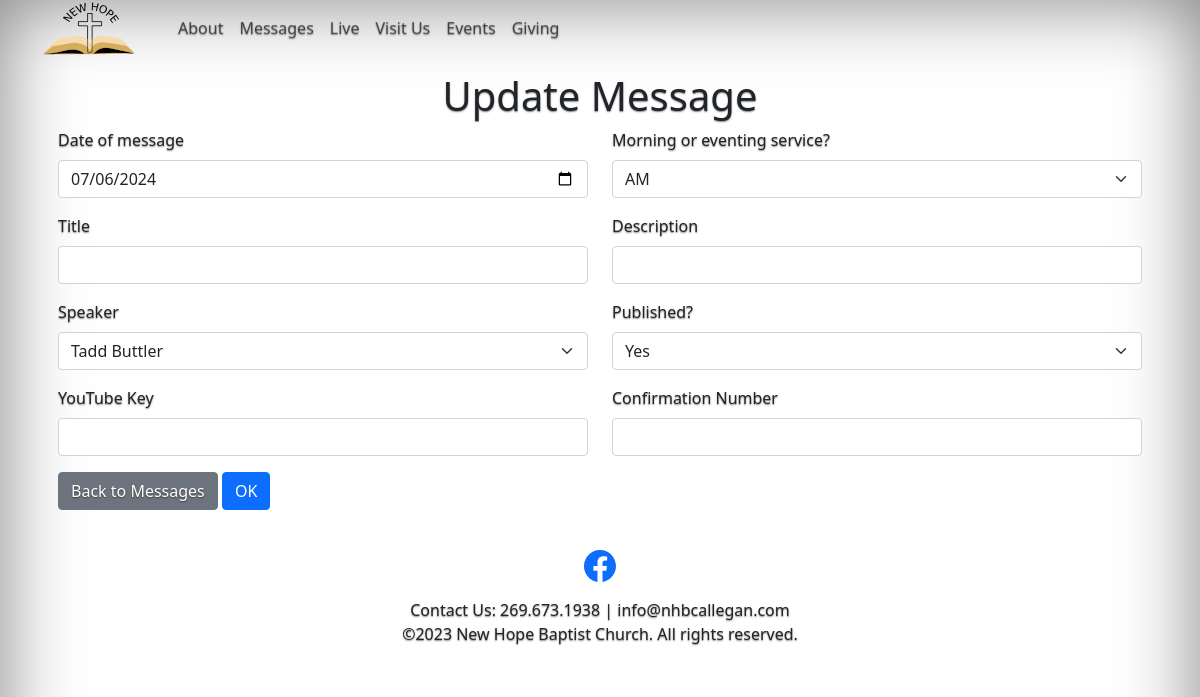
The app's page /update-message?id=143, older data.
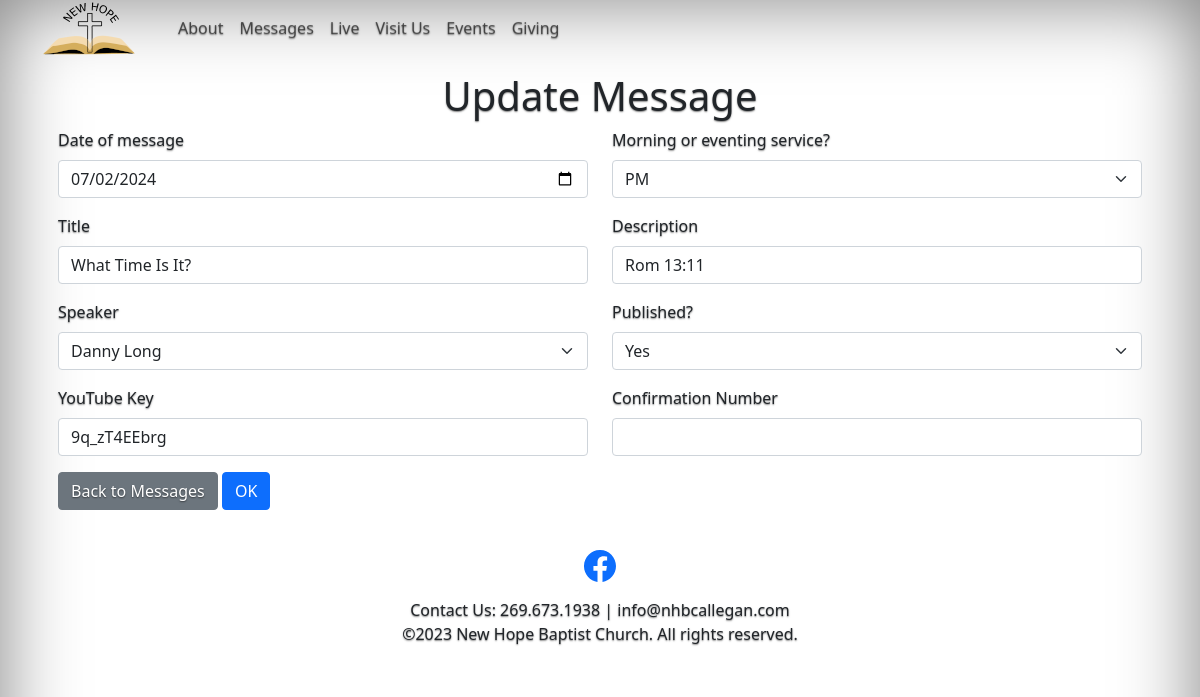
The same page, newer data.
### app/models.py (models this page shows)
class VideoMessage(db.Model):
    id = db.Column(db.Integer, primary_key=True)
    title = db.Column(db.String(128))
    description = db.Column(db.String(256))
    timestamp = db.Column(db.DateTime, index=True, default=datetime.utcnow)
    youtube_id = db.Column(db.String(256), unique=True)
    speaker_id = db.Column(db.Integer, db.ForeignKey('speaker.id'))
    is_published = db.Column(db.Boolean)
    def __repr__(self) -> str:
        return f'VideoMessage:"{self.title} - {self.description}" Id:{self.id}, Timestamp:{self.timestamp}, YouTubeId:{self.youtube_id} IsPublished:{self.is_published} SpeakerId:{self.speaker_id}'

### app/routes.py (the view)
@app.route('/update-message', methods=['GET','POST'])
def update_message():
    baseMessage = 'update-message:'
    form = AddMessageForm(request.form)
    form.speaker.choices = GetSpeakerList()
    if form.validate_on_submit() and AuthorizedToUpdate(form.password.data):
        messageId = int(form.id.data)
        app.logger.info(f'{baseMessage} Form validated. Message ID: {messageId}')
        message = VideoMessage.query.filter_by(id = messageId).first()
        if bool(message):
            app.logger.info(f'{baseMessage} Update message: {message}')
            dateToStore = GetDateToStore(form.date.data, form.is_am_service.data == 'am')
            app.logger.info(f'{baseMessage} Message date: {dateToStore}')
            message.title = form.title.data
            message.description = form.description.data
            message.timestamp = dateToStore
            message.youtube_id = form.youtube_id.data
            message.is_published = True if form.is_published.data == '1' else False
            message.speaker_id = int(form.speaker.data)
            db.session.commit()
        else:
            app.logger.info(f'{baseMessage} Could not find the message to update.')
        return redirect(url_for('list_messages'))
    else:
        app.logger.info(f'{baseMessage} The form did not validate. FormMethod:{request.method}')
    if request.method == 'GET':
        messageId = int(request.args['id'])
        app.logger.info(f'{baseMessage} Message ID: {messageId}')
        message = VideoMessage.query.filter_by(id = messageId).first()
        app.logger.info(f'{baseMessage} Display message: {message}')
        if bool(message):
            form.id.data = messageId
            form.is_am_service.data = 'am' if message.timestamp.hour == 14 or message.timestamp.hour == 15 else 'pm'
            form.title.data = message.title
            form.description.data = message.description
            form.date.data = message.timestamp
            form.youtube_id.data = message.youtube_id
            form.is_published.data = '1' if message.is_published else '0'
            form.speaker.data = str(message.speaker_id)
    return render_template(
        'update_message.html',
        model = pageModel,
        form = form
    )

### app/routes.py (called while the page is built)
def GetSpeakerList():
    speakers = Speaker.query.order_by(Speaker.last_name.asc()).all()
    speakerList = [(s.id, f'{s.first_name} {s.last_name}') for s in speakers]
    return speakerList

### app/templates/update_message.html (shortened to what this page needs)
{% extends "base.html" %}
{% block content %}
    <div class="row p-3 rounded">
        <div class="col-12">
            <h1 style="text-align: center;">Update Message</h1>
        </div>
        <form  method="POST" action="{{ url_for('update_message') }}">
            <div class="row">
                <div class="col-md-6 mb-3">
                    {{ form.date.label(class_='form-label') }}
                    {{ form.date }}
                </div>
                <div class="col-md-6 mb-3">
                    {{ form.is_am_service.label(class_='form-label') }}
                    {{ form.is_am_service }}
                </div>
            </div>
            <div class="row">
                <div class="col-md-6 mb-3">
                    {{ form.title.label(class_='form-label') }}
                    {{ form.title }}
                </div>
                <div class="col-md-6 mb-3">
                    {{ form.description.label(class_='form-label') }}
                    {{ form.description }}
                </div>
            </div>
            <div class="row">
                <div class="col-md-6 mb-3">
                    {{ form.speaker.label(class_='form-label') }}
                    {{ form.speaker }}
                </div>
                <div class="col-md-6 mb-3 form-group">
                    {{ form.is_published.label(class_='form-label') }}
                    {{ form.is_published }}
                </div>
            </div>
            <div class="row">
                <div class="col-md-6 mb-3">
                    {{ form.youtube_id.label(class_='form-label') }}
                    {{ form.youtube_id }}
                </div>
                <div class="col-md-6 mb-3">
                    {{ form.password.label(class_='form-label') }}
                    {{ form.password }}
                </div>
            </div>
            <div class="row">
                <div class="col-md-12">
                    <a href="{{ url_for('list_messages')}}" class="btn btn-secondary">Back to Messages</a> {{ form.submit }}
                </div>
            </div>
    </form>
    </div>
{% endblock %}

### app/templates/base.html (shortened to what this page needs)
<!doctype html>
<html lang="en" class="h-100">
<head>
    <link href="https://cdn.jsdelivr.net/npm/bootstrap@5.0.0-beta2/dist/css/bootstrap.min.css" rel="stylesheet"
>
    <link rel="stylesheet" href="https://cdn.jsdelivr.net/npm/bootstrap-icons@1.4.1/font/bootstrap-icons.css">
    <link rel="stylesheet" href="{{ url_for('static', filename='carousel.css') }}">
</head>
<body>
    <div class="container">
    <nav class="navbar navbar-expand-sm navbar-light fixed-topz bg-lightz rounded nh-navbar">
        <div class="container-fluid">
            <a id="home-icon" class="navbar-brand" href="{{ url_for('index') }}" style="width:100px"><span>&nbsp;</span></a>
            <div class="collapse navbar-collapse" id="navbarCollapse">
                <ul class="navbar-nav me-auto mb-2 mb-md-0">
                    <li class="nav-item">
                        <a class="nav-link" data-id="introduction" href="{{ url_for('introduction') }}">About</a>
                    </li>
                    <li class="nav-item">
                        <a class="nav-link" data-id="messages" href="{{ url_for('messages') }}">Messages</a>
                    </li>
                    <li class="nav-item">
                        <a class="nav-link" data-id="live" href="{{ url_for('live') }}">Live</a>
                    </li>
                    <li class="nav-item">
                        <a class="nav-link" data-id="services" href="{{ url_for('services') }}">Visit&nbsp;Us</a>
                    </li>
                    <li class="nav-item">
                        <a class="nav-link" data-id="events" href="{{ url_for('events') }}">Events</a>
                    </li>
                    <li class="nav-item">
                        <a class="nav-link" data-id="give" href="{{ url_for('donate') }}">Giving</a>
                    </li>
                </ul>
            </div>
        </div>
    </nav>
    </div>
    <div id="main-div" class="nh-main">
        <main id="main-container" class="container nh-container">
            {% block content %}{% endblock %}
        </main>
    </div>
    <br />
    <footer class="mt-auto text-center">
            <div class="">
                <p>
                    <a href="https://www.facebook.com/newhopebaptist2011">
                    </a>
                </p>
                <p style="text-align:center;white-space:pre-wrap;">Contact Us: 269.673.1938 | info@nhbcallegan.com<br>©2023 New Hope Baptist Church. All rights reserved.
                </p>
            </div>
    </footer>
</body>
</html>

Row changes from the older to the newer data that the page shows:
added VideoMessage: title "What Time Is It?", description "Rom 13:11", speaker "Danny Long", is_published "Yes", youtube_id "9q_zT4EEbrg"
Text that changed along with them:
form field date: "07/06/2024" → "07/02/2024"
form field is_am_service: "AM" → "PM"
form field speaker: "Tadd Buttler" → (not shown)
form field is_published: "Yes" → (not shown)
